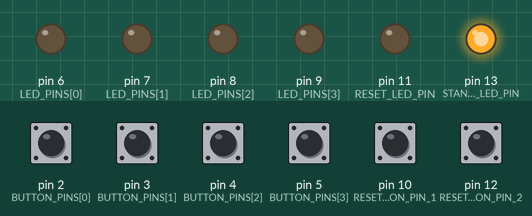
Simulated run of this sketch. Board: Arduino Uno, built with avr-gcc and run on an emulated ATmega328P. On the bench: output pins drawn as LEDs (lit = HIGH). Dashed ring = blinking. Inputs (shaded band) come from the test bench; at power-on: pin 2 (BUTTON_PINS[0]), pin 3 (BUTTON_PINS[1]), pin 4 (BUTTON_PINS[2]), pin 5 (BUTTON_PINS[3]), pin 10 (RESET_BUTTON_PIN_1), pin 12 (RESET_BUTTON_PIN_2) HIGH.

Above: at 1.2 s.
1.3 s: pin 2 (BUTTON_PINS[0]) pulled LOW for 0.15 s
At 1.44 s:
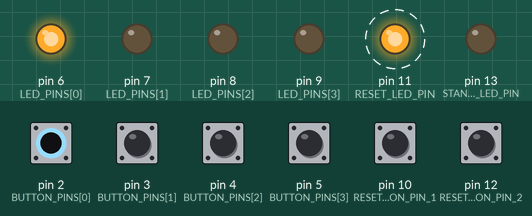
4.3 s: pin 10 (RESET_BUTTON_PIN_1) pulled LOW for 0.15 s
At 4.9 s:
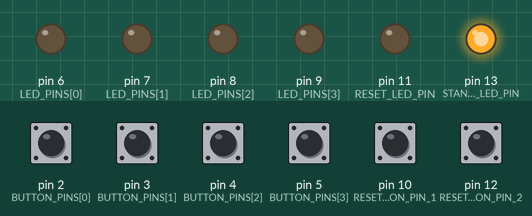
6.1 s: pin 3 (BUTTON_PINS[1]) pulled LOW for 0.15 s
At 6.25 s:
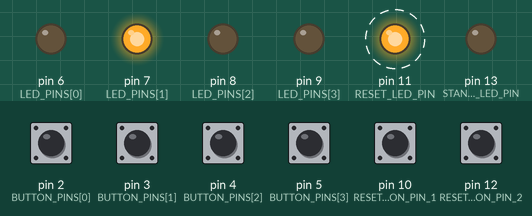
9.1 s: pin 12 (RESET_BUTTON_PIN_2) pulled LOW for 1 s
At 11.0 s:
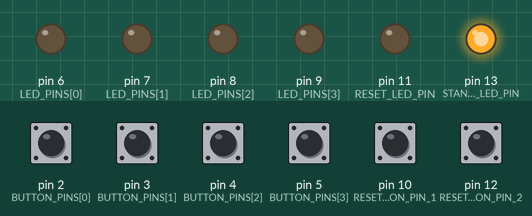
11.7 s: pin 4 (BUTTON_PINS[2]) pulled LOW for 0.15 s
At 11.84 s:
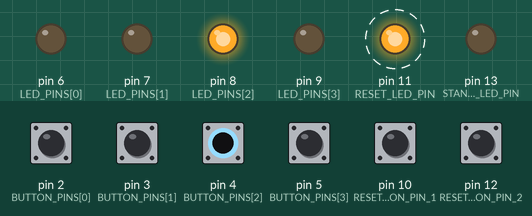
14.7 s: pin 10 (RESET_BUTTON_PIN_1) pulled LOW for 1 s
At 15.14 s:
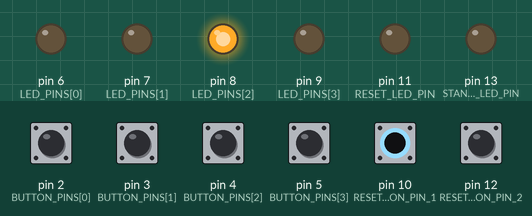
Timing chart, 0 to 17.7 s (numbered marks = the images above; inputs shaded):
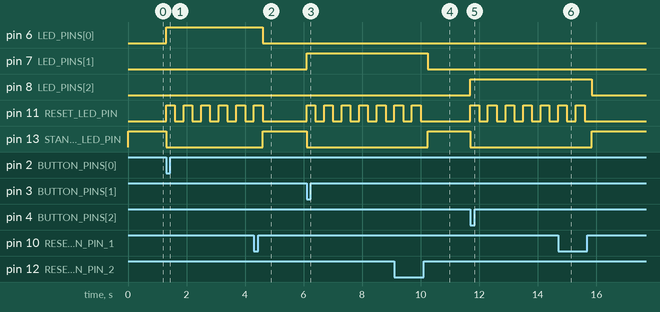

The sketch:

button_blitz_version__2_2.ino
```cpp
// QuickLight Arena
// A multi-player reaction game with LED indicators
// Version 2.2
// Original by kncm_ken@hotmail.co.th (kittipon n.)

#include <Arduino.h>

// Constants
const uint8_t NUM_PLAYERS = 4;
const uint8_t BUTTON_PINS[NUM_PLAYERS] = {2, 3, 4, 5};
const uint8_t LED_PINS[NUM_PLAYERS] = {6, 7, 8, 9};
const uint8_t RESET_BUTTON_PIN_1 = 10;
const uint8_t RESET_BUTTON_PIN_2 = 12;
const uint8_t RESET_LED_PIN = 11;
const uint8_t STANDBY_LED_PIN = 13;
const unsigned long BLINK_INTERVAL = 300; // milliseconds
const unsigned long DEBOUNCE_DELAY = 50; // milliseconds
const unsigned long RESET_HOLD_TIME = 100; // milliseconds to hold for reset
const unsigned long RESET_BLOCK_TIME = 1000; // milliseconds to block reset after game start

// Game state
enum GameState {
  STANDBY,
  PLAYING,
  ENDED
};

GameState currentState = STANDBY;
int8_t winner = -1;
unsigned long lastBlinkTime = 0;
unsigned long lastDebounceTime = 0;
unsigned long resetPressStartTime = 0;
unsigned long gameStartTime = 0;
bool lastResetButtonState = HIGH;
bool resetButtonState = HIGH;
bool resetPerformed = false;

void setup() {
  for (uint8_t i = 0; i < NUM_PLAYERS; i++) {
    pinMode(BUTTON_PINS[i], INPUT_PULLUP);
    pinMode(LED_PINS[i], OUTPUT);
  }

  pinMode(RESET_BUTTON_PIN_1, INPUT_PULLUP);
  pinMode(RESET_BUTTON_PIN_2, INPUT_PULLUP);
  pinMode(RESET_LED_PIN, OUTPUT);
  pinMode(STANDBY_LED_PIN, OUTPUT);

  resetGame();
}

void loop() {
  switch (currentState) {
    case STANDBY:
      handleStandbyState();
      break;
    case PLAYING:
      handlePlayingState();
      break;
    case ENDED:
      handleEndedState();
      break;
  }

  handleResetButton();
}

void handleStandbyState() {
  digitalWrite(STANDBY_LED_PIN, HIGH);
  if (isAnyPlayerButtonPressed()) {
    currentState = PLAYING;
    gameStartTime = millis();
    digitalWrite(STANDBY_LED_PIN, LOW);
  }
}

void handlePlayingState() {
  for (uint8_t i = 0; i < NUM_PLAYERS; i++) {
    if (digitalRead(BUTTON_PINS[i]) == LOW) {
      winner = i;
      currentState = ENDED;
      break;
    }
  }
}

void handleEndedState() {
  for (uint8_t i = 0; i < NUM_PLAYERS; i++) {
    digitalWrite(LED_PINS[i], i == winner ? HIGH : LOW);
  }

  if (millis() - lastBlinkTime >= BLINK_INTERVAL) {
    lastBlinkTime = millis();
    digitalWrite(RESET_LED_PIN, !digitalRead(RESET_LED_PIN));
  }
}

bool isAnyPlayerButtonPressed() {
  for (uint8_t i = 0; i < NUM_PLAYERS; i++) {
    if (digitalRead(BUTTON_PINS[i]) == LOW) {
      return true;
    }
  }
  return false;
}

void handleResetButton() {
  bool reading = (digitalRead(RESET_BUTTON_PIN_1) == LOW || digitalRead(RESET_BUTTON_PIN_2) == LOW);

  if (reading != lastResetButtonState) {
    lastDebounceTime = millis();
  }

  if ((millis() - lastDebounceTime) > DEBOUNCE_DELAY) {
    if (reading != resetButtonState) {
      resetButtonState = reading;
      if (resetButtonState == LOW) {
        // Button has just been pressed
        resetPressStartTime = millis();
      } else {
        // Button has just been released
        resetPressStartTime = 0;
        resetPerformed = false;
      }
    }

    // Check if button has been held long enough
    if (resetButtonState == LOW && !resetPerformed) {
      if ((millis() - resetPressStartTime) >= RESET_HOLD_TIME) {
        if (currentState == PLAYING && (millis() - gameStartTime) < RESET_BLOCK_TIME) {
          // Ignore reset if game just started
          return;
        }
        resetGame();
        resetPerformed = true;  // Prevent multiple resets while holding
      }
    }
  }

  lastResetButtonState = reading;
}

void resetGame() {
  for (uint8_t i = 0; i < NUM_PLAYERS; i++) {
    digitalWrite(LED_PINS[i], LOW);
  }

  winner = -1;
  currentState = STANDBY;
  digitalWrite(RESET_LED_PIN, LOW);
  digitalWrite(STANDBY_LED_PIN, HIGH);
}
```

Measured:
- after the input at 1.3 s, pin 6 (LED_PINS[0]): LOW → HIGH at once; pin 11 (RESET_LED_PIN): alternates HIGH for 0.30 s and LOW for 0.30 s, starting at once; pin 13 (STANDBY_LED_PIN): HIGH → LOW at once
- after the input at 4.3 s, pin 6 (LED_PINS[0]): HIGH → LOW after 0.30 s; pin 11 (RESET_LED_PIN): goes on until 4.6 s, then stays LOW; pin 13 (STANDBY_LED_PIN): LOW → HIGH after 0.30 s
- after the input at 6.1 s, pin 7 (LED_PINS[1]): LOW → HIGH at once; pin 11 (RESET_LED_PIN): alternates HIGH for 0.30 s and LOW for 0.30 s, starting at once; pin 13 (STANDBY_LED_PIN): HIGH → LOW at once
- after the input at 9.1 s, pin 7 (LED_PINS[1]): HIGH → LOW after 1.2 s; pin 11 (RESET_LED_PIN): goes on until 10.0 s, then stays LOW; pin 13 (STANDBY_LED_PIN): LOW → HIGH after 1.2 s
- after the input at 11.7 s, pin 8 (LED_PINS[2]): LOW → HIGH at once; pin 11 (RESET_LED_PIN): alternates HIGH for 0.30 s and LOW for 0.30 s, starting at once; pin 13 (STANDBY_LED_PIN): HIGH → LOW at once
- after the input at 14.7 s, pin 8 (LED_PINS[2]): HIGH → LOW after 1.1 s; pin 11 (RESET_LED_PIN): goes on until 15.6 s, then stays LOW; pin 13 (STANDBY_LED_PIN): LOW → HIGH after 1.1 s
